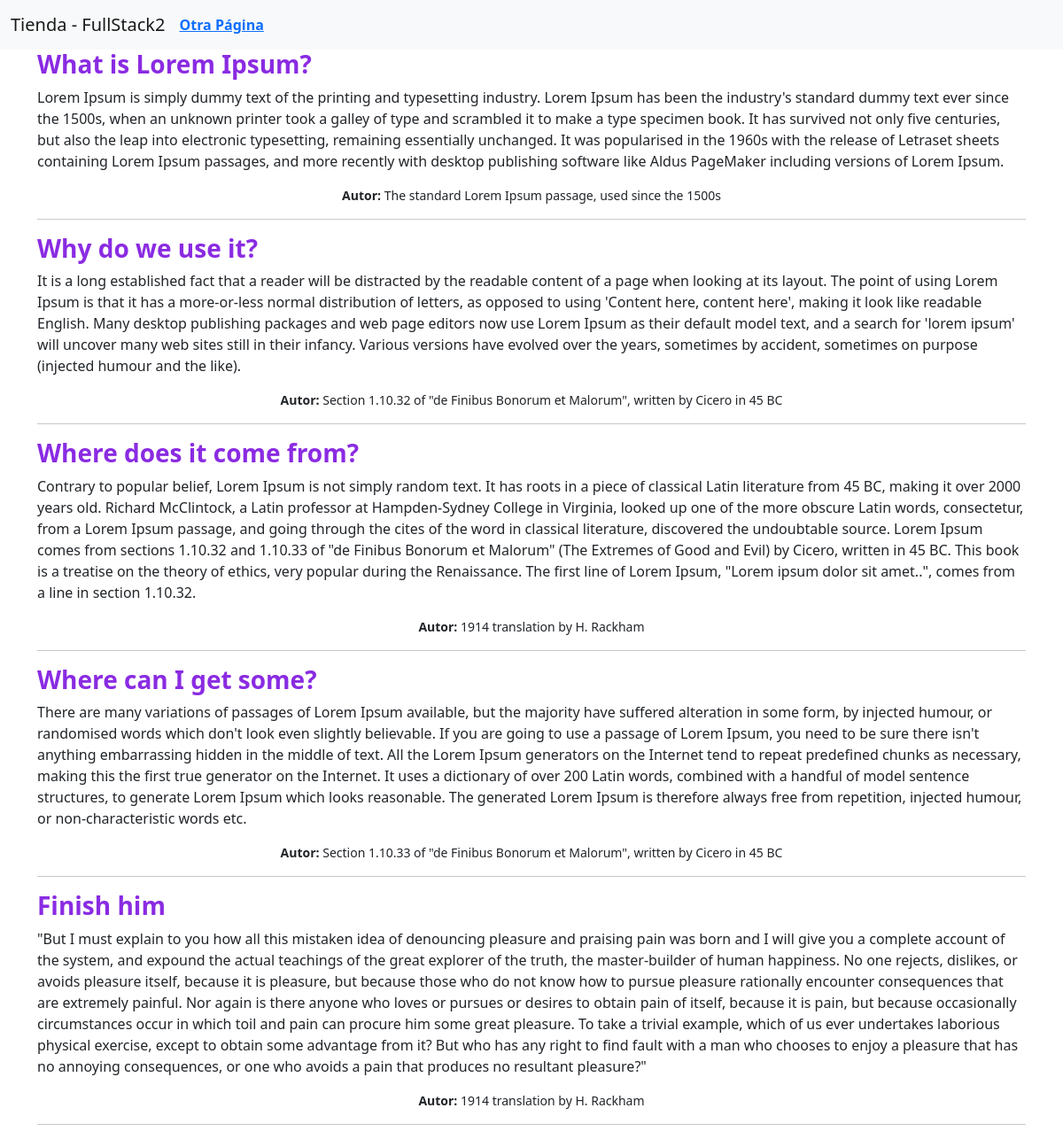
The page /otra on the database its author committed.
### posts/models.py (models this page shows, shortened)
class Texto(models.Model):
    parrafo = models.TextField()
    title=models.TextField(default="")
    autor=models.TextField(default="")

### posts/views.py (the view)
# urls.py: path('otra', OtraPageView.as_view(),name='otra'),
class OtraPageView(ListView):
    model = Texto
    template_name = 'pagina.html'
    context_object_name = 'texto'

### templates/pagina.html (shortened to what this page needs)
{% extends 'home.html' %}
{% block content %}
{% load static %}
<link rel="stylesheet" href="{% static 'css/style.css' %}">
<link href="https://cdn.jsdelivr.net/npm/bootstrap@5.0.0-beta2/dist/css/bootstrap.min.css" rel="stylesheet">
<nav class="navbar navbar-expand-lg navbar-light bg-light">
  <div class="container-fluid">
    <a class="navbar-brand" href="{% url 'home' %}">Tienda - FullStack2</a>
    <div class="collapse navbar-collapse" id="navbarNav">
      <ul class="navbar-nav">
        <li class="nav-item">
          <a href="{% url 'otra' %}" class="button is-primary"><strong>Otra Página</strong></a>
        </li>
      </ul>
    </div>
  </div>
</nav>
{% for contenido in texto %}
<div class="container">
    <h3 id="id1" style="color: blueviolet; font-weight: bolder;">{{contenido.title}}</h3>
    <p>
        {{contenido.parrafo}}
    </p>
    <center>
        <small><strong>Autor:</strong> {{contenido.autor}}</small>
    </center>
    <hr>
</div>
{% endfor %}
{% endblock content %}

### templates/home.html (shortened to what this page needs)
{% block content %}
{% load static %}
{% endblock content %}

### static/css/style.css (style rules this page uses)
#id1 { color: blueviolet; font-weight: bolder; }

### rows shown on the page
Texto: title "What is Lorem Ipsum?", parrafo "Lorem Ipsum is simply dummy text of the printing and typesetting industry. Lorem Ipsum has been the industry's standard dummy text ever since the 1500s, when an unknown printer took a galley of type and scrambled it to make a type specimen book. It has survived not only five centuries, but also the leap into electronic typesetting, remaining essentially unchanged. It was popularised in the 1960s with the release of Letraset sheets containing Lorem Ipsum passages, and more recently with desktop publishing software like Aldus PageMaker including versions of Lorem Ipsum.", autor "The standard Lorem Ipsum passage, used since the 1500s"
Texto: title "Why do we use it?", parrafo "It is a long established fact that a reader will be distracted by the readable content of a page when looking at its layout. The point of using Lorem Ipsum is that it has a more-or-less normal distribution of letters, as opposed to using 'Content here, content here', making it look like readable English. Many desktop publishing packages and web page editors now use Lorem Ipsum as their default model text, and a search for 'lorem ipsum' will uncover many web sites still in their infancy. Various versions have evolved over the years, sometimes by accident, sometimes on purpose (injected humour and the like).", autor "Section 1.10.32 of \"de Finibus Bonorum et Malorum\", written by Cicero in 45 BC"
Texto: title "Where does it come from?", parrafo "Contrary to popular belief, Lorem Ipsum is not simply random text. It has roots in a piece of classical Latin literature from 45 BC, making it over 2000 years old. Richard McClintock, a Latin professor at Hampden-Sydney College in Virginia, looked up one of the more obscure Latin words, consectetur, from a Lorem Ipsum passage, and going through the cites of the word in classical literature, discovered the undoubtable source. Lorem Ipsum comes from sections 1.10.32 and 1.10.33 of \"de Finibus Bonorum et Malorum\" (The Extremes of Good and Evil) by Cicero, written in 45 BC. This book is a treatise on the theory of ethics, very popular during the Renaissance. The first line of Lorem Ipsum,…", autor "1914 translation by H. Rackham"
Texto: title "Where can I get some?", parrafo "There are many variations of passages of Lorem Ipsum available, but the majority have suffered alteration in some form, by injected humour, or randomised words which don't look even slightly believable. If you are going to use a passage of Lorem Ipsum, you need to be sure there isn't anything embarrassing hidden in the middle of text. All the Lorem Ipsum generators on the Internet tend to repeat predefined chunks as necessary, making this the first true generator on the Internet. It uses a dictionary of over 200 Latin words, combined with a handful of model sentence structures, to generate Lorem Ipsum which looks reasonable. The generated Lorem Ipsum is therefore always free from…", autor "Section 1.10.33 of \"de Finibus Bonorum et Malorum\", written by Cicero in 45 BC"
Texto: title "Finish him", parrafo "\"But I must explain to you how all this mistaken idea of denouncing pleasure and praising pain was born and I will give you a complete account of the system, and expound the actual teachings of the great explorer of the truth, the master-builder of human happiness. No one rejects, dislikes, or avoids pleasure itself, because it is pleasure, but because those who do not know how to pursue pleasure rationally encounter consequences that are extremely painful. Nor again is there anyone who loves or pursues or desires to obtain pain of itself, because it is pain, but because occasionally circumstances occur in which toil and pain can procure him some great pleasure. To take a trivial example,…", autor "1914 translation by H. Rackham"
